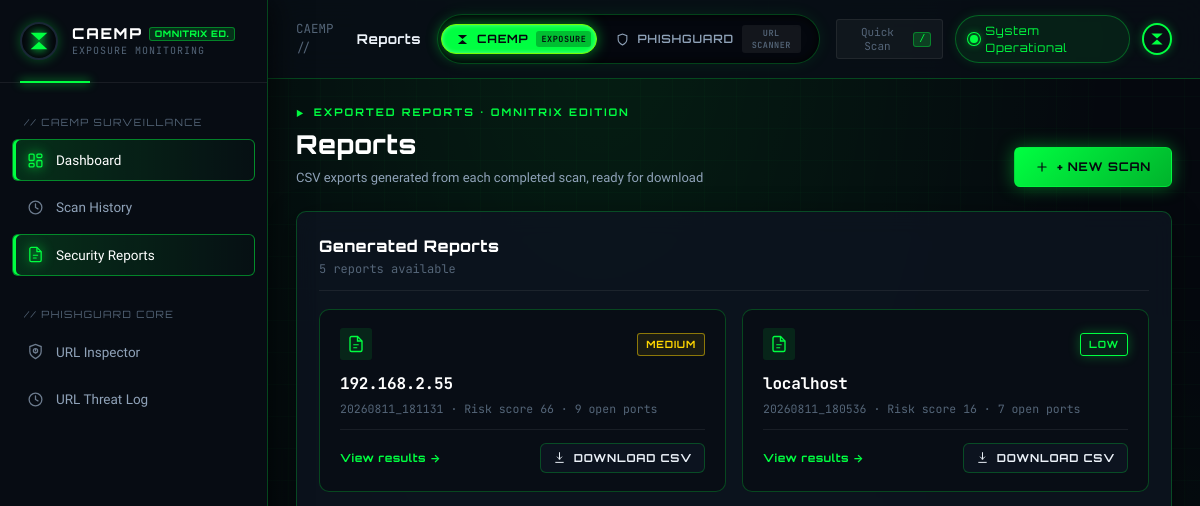
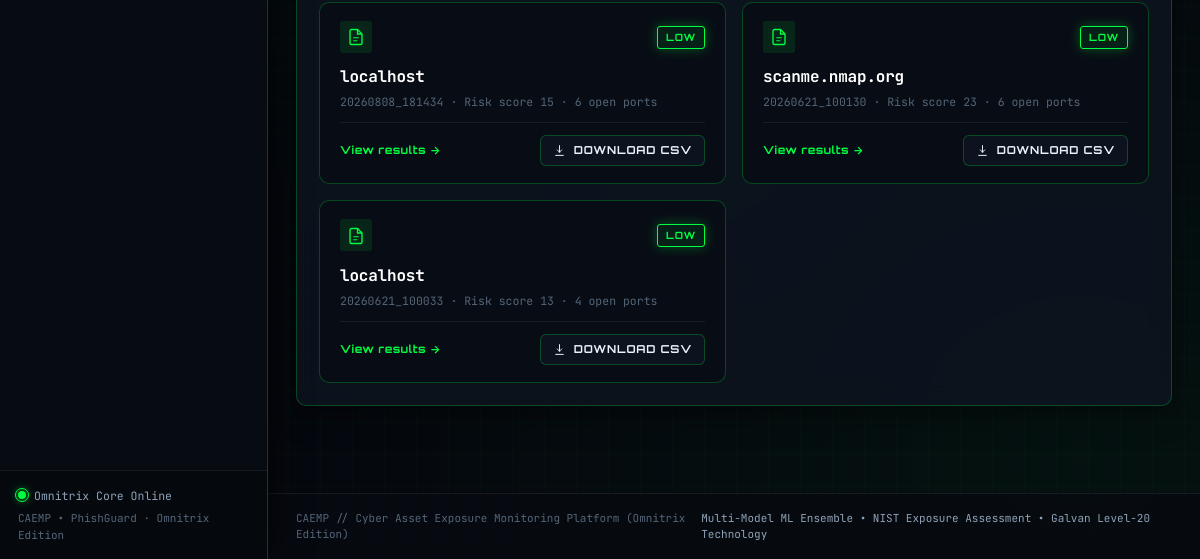
The page /reports on the database as committed earlier (2 pictures, top to bottom).
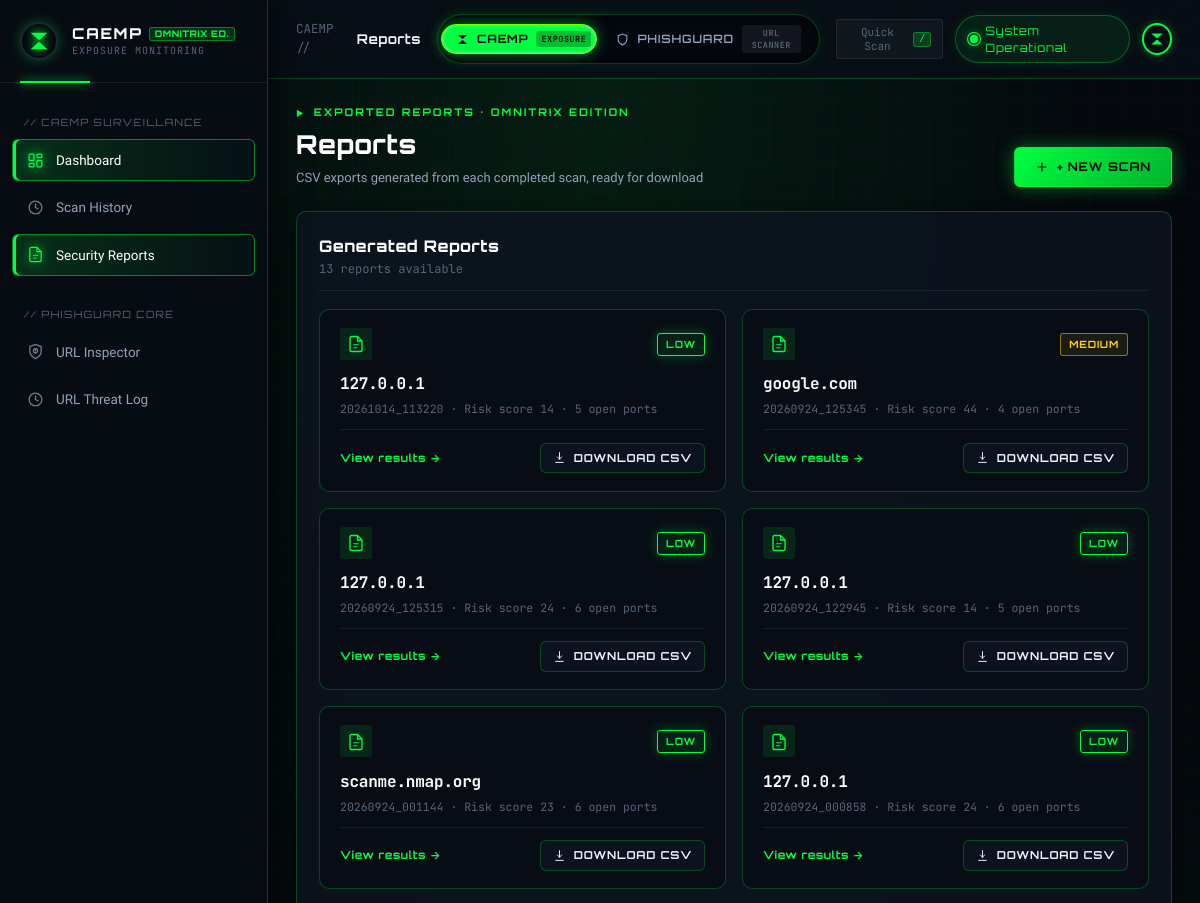
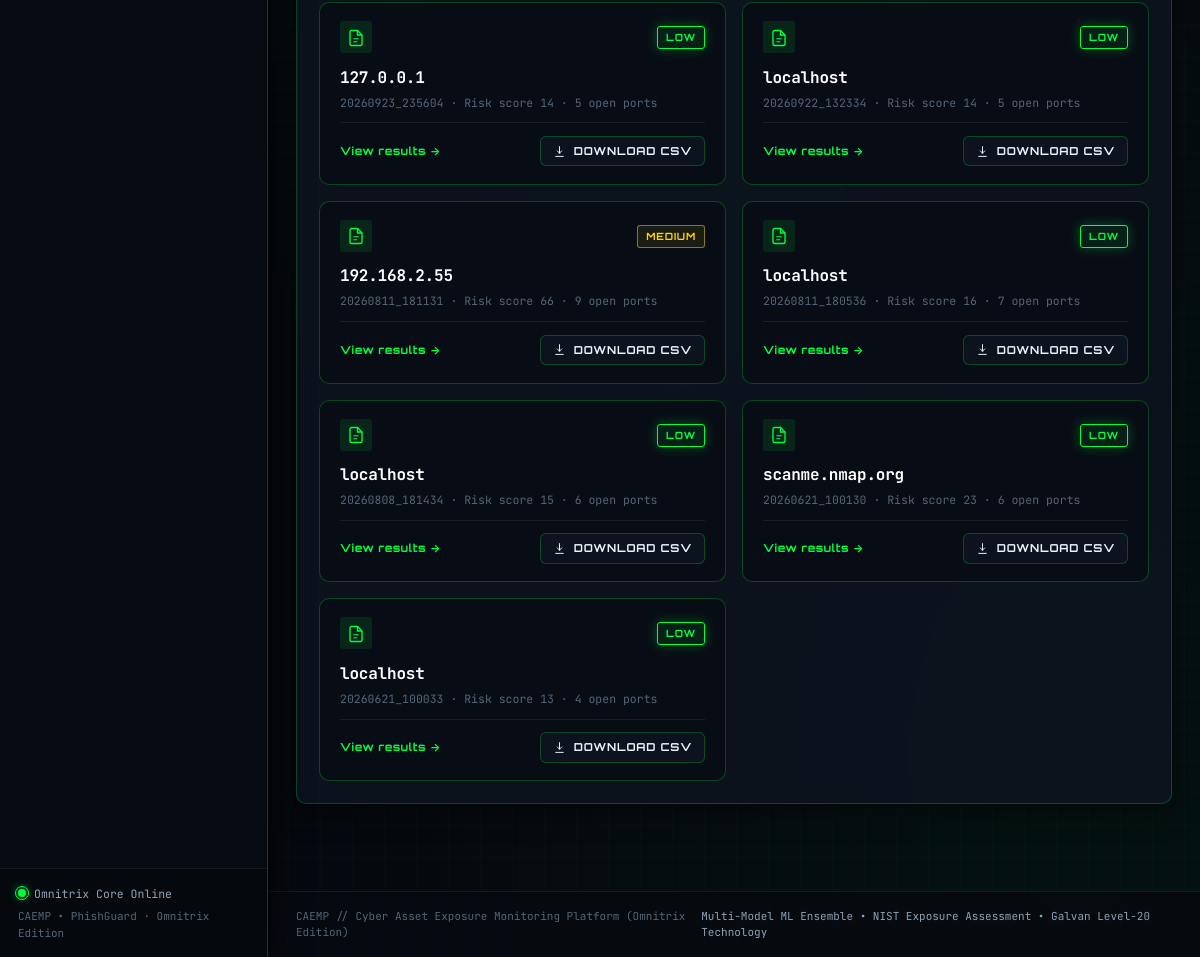
The same page on the database as committed later (2 pictures, top to bottom).
### tables this page shows
CREATE TABLE scan_runs (
        scan_uid TEXT PRIMARY KEY,
        scan_date TEXT,
        target TEXT,
        total_risk INTEGER,
        risk_level TEXT,
        open_ports INTEGER,
        services_detected INTEGER,
        duration_seconds REAL,
        new_ports TEXT,
        removed_ports TEXT,
        changed_services TEXT,
        report_file TEXT
    );

### app.py (the view)
@app.route("/reports")
def reports():
    conn = get_db()
    cur = conn.cursor()
    cur.execute("SELECT * FROM scan_runs ORDER BY scan_date DESC")
    runs = cur.fetchall()
    conn.close()
    return render_template("reports.html", runs=runs)

### app.py (called while the page is built)
def get_db():
    conn = sqlite3.connect(DB_PATH)
    conn.row_factory = sqlite3.Row
    return conn

@app.context_processor
def inject_platform_section():
    is_phish = request.path.startswith('/phishguard') or request.path.startswith('/url-scanner')
    return {
        'active_section': 'phishguard' if is_phish else 'caemp',
        'is_phishguard': is_phish
    }

### templates/reports.html (shortened to what this page needs)
{% extends "base.html" %}
{% block crumb %}Reports{% endblock %}
{% block content %}
<div class="page-header">
  <div>
    <p class="page-eyebrow">Exported Reports &middot; Omnitrix Edition</p>
    <h1 class="page-title">Reports</h1>
    <p class="page-subtitle">CSV exports generated from each completed scan, ready for download</p>
  </div>
  <a href="{{ url_for('dashboard') }}" class="btn btn-primary">
    <svg width="14" height="14" viewBox="0 0 24 24" fill="none"><path d="M12 5v14M5 12h14" stroke="currentColor" stroke-width="2" stroke-linecap="round"/></svg>
    + New Scan
  </a>
</div>
<section class="panel">
  <div class="panel-head">
    <div>
      <h2>Generated Reports</h2>
      <p class="panel-sub">{{ runs|length }} report{{ 's' if runs|length != 1 else '' }} available</p>
    </div>
  </div>
  {% if runs %}
  <div class="report-grid">
    {% for r in runs %}
    <div class="report-card">
      <div class="report-card-top">
        <div class="report-card-icon">
        </div>
        <span class="badge badge-{{ 'critical' if r['risk_level'] == 'HIGH' else ('medium' if r['risk_level'] == 'MEDIUM' else 'low') }}">
          {{ r["risk_level"] }}
        </span>
      </div>
      <div>
        <div class="report-card-target mono">{{ r["target"] }}</div>
        <div class="report-card-meta">
          <span>{{ r["scan_date"] }}</span> &middot;
          <span>Risk score {{ r["total_risk"] }}</span> &middot;
          <span>{{ r["open_ports"] }} open port{{ 's' if r['open_ports'] != 1 else '' }}</span>
        </div>
      </div>
      <div class="report-card-footer">
        <a href="{{ url_for('scan_results', scan_uid=r['scan_uid']) }}" class="row-link">View results →</a>
        <a href="{{ url_for('download_report', scan_uid=r['scan_uid']) }}" class="btn btn-ghost btn-sm">
          <svg width="13" height="13" viewBox="0 0 24 24" fill="none"><path d="M12 3v12m0 0 4-4m-4 4-4-4M5 21h14" stroke="currentColor" stroke-width="1.8" stroke-linecap="round" stroke-linejoin="round"/></svg>
          Download CSV
        </a>
      </div>
    </div>
    {% endfor %}
  </div>
  {% else %}
  <div class="empty-state">No reports generated yet. Run a scan from the Dashboard to generate your first report.</div>
  {% endif %}
</section>
{% endblock %}

Rows that differ between the two databases and show on the page:
added scan_runs: risk_level "LOW", target "127.0.0.1", scan_date "20261014_113220", total_risk "14", open_ports "5", open_ports "s"
added scan_runs: risk_level "MEDIUM", target "google.com", scan_date "20260924_125345", total_risk "44", open_ports "4", open_ports "s"
added scan_runs: risk_level "LOW", target "127.0.0.1", scan_date "20260924_125315", total_risk "24", open_ports "6", open_ports "s"
added scan_runs: risk_level "LOW", target "127.0.0.1", scan_date "20260924_122945", total_risk "14", open_ports "5", open_ports "s"
added scan_runs: risk_level "LOW", target "scanme.nmap.org", scan_date "20260924_001144", total_risk "23", open_ports "6", open_ports "s"
added scan_runs: risk_level "LOW", target "127.0.0.1", scan_date "20260924_000858", total_risk "24", open_ports "6", open_ports "s"
added scan_runs: risk_level "LOW", target "127.0.0.1", scan_date "20260923_235604", total_risk "14", open_ports "5", open_ports "s"
added scan_runs: risk_level "LOW", target "localhost", scan_date "20260922_132334", total_risk "14", open_ports "5", open_ports "s"
Other text that changed with them:
{{ runs|length }}: "5" → "13"
